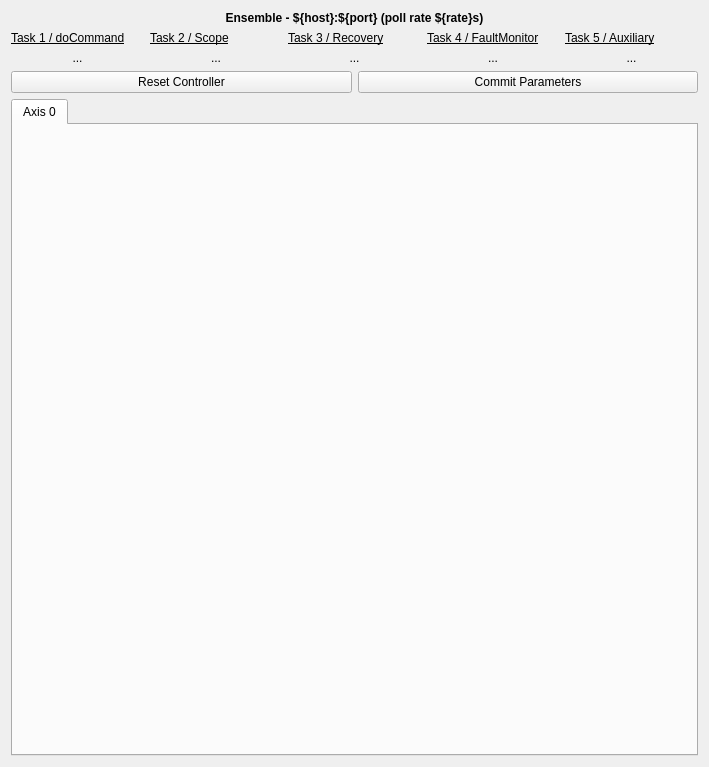
<?xml version="1.0" encoding="UTF-8"?>
<ui version="4.0">
 <class>Form</class>
 <widget class="QWidget" name="Form">
  <property name="geometry">
   <rect>
    <x>0</x>
    <y>0</y>
    <width>709</width>
    <height>767</height>
   </rect>
  </property>
  <property name="minimumSize">
   <size>
    <width>0</width>
    <height>600</height>
   </size>
  </property>
  <property name="windowTitle">
   <string>Form</string>
  </property>
  <layout class="QGridLayout" name="gridLayout_2">
   <item row="1" column="1">
    <widget class="PyDMPushButton" name="PyDMPushButton_3">
     <property name="toolTip">
      <string/>
     </property>
     <property name="whatsThis">
      <string>
    Basic PushButton to send a fixed value.

    The PyDMPushButton is meant to hold a specific value, and send that value
    to a channel when it is clicked, much like the MessageButton does in EDM.
    The PyDMPushButton works in two different modes of operation, first, a
    fixed value can be given to the :attr:`.pressValue` attribute, whenever the
    button is clicked a signal containing this value will be sent to the
    connected channel. This is the default behavior of the button. However, if
    the :attr:`.relativeChange` is set to True, the fixed value will be added
    to the current value of the channel. This means that the button will
    increment a channel by a fixed amount with every click, a consistent
    relative move

    Parameters
    ----------
    parent : QObject, optional
        Parent of PyDMPushButton

    label : str, optional
        String to place on button

    icon : QIcon, optional
        An Icon to display on the PyDMPushButton

    pressValue : int, float, str
        Value to be sent when the button is clicked

    relative : bool, optional
        Choice to have the button perform a relative put, instead of always
        setting to an absolute value

    init_channel : str, optional
        ID of channel to manipulate

    </string>
     </property>
     <property name="text">
      <string>Commit Parameters</string>
     </property>
     <property name="alarmSensitiveBorder" stdset="0">
      <bool>false</bool>
     </property>
     <property name="precisionFromPV" stdset="0">
      <bool>false</bool>
     </property>
     <property name="channel" stdset="0">
      <string>ensemble://${host}:${port}/COMMITPARAMETERS</string>
     </property>
     <property name="showConfirmDialog" stdset="0">
      <bool>true</bool>
     </property>
     <property name="pressValue" stdset="0">
      <string>1</string>
     </property>
    </widget>
   </item>
   <item row="0" column="0" colspan="2">
    <layout class="QGridLayout" name="gridLayout">
     <item row="1" column="3">
      <widget class="QLabel" name="label_4">
       <property name="font">
        <font>
         <underline>true</underline>
        </font>
       </property>
       <property name="text">
        <string>Task 4 / FaultMonitor</string>
       </property>
      </widget>
     </item>
     <item row="0" column="0" colspan="5">
      <widget class="QLabel" name="label_6">
       <property name="font">
        <font>
         <weight>75</weight>
         <bold>true</bold>
         <underline>false</underline>
        </font>
       </property>
       <property name="text">
        <string>Ensemble - ${host}:${port} (poll rate ${rate}s)</string>
       </property>
       <property name="alignment">
        <set>Qt::AlignCenter</set>
       </property>
      </widget>
     </item>
     <item row="1" column="0">
      <widget class="QLabel" name="label">
       <property name="font">
        <font>
         <underline>true</underline>
        </font>
       </property>
       <property name="text">
        <string>Task 1 / doCommand</string>
       </property>
      </widget>
     </item>
     <item row="1" column="2">
      <widget class="QLabel" name="label_3">
       <property name="font">
        <font>
         <underline>true</underline>
        </font>
       </property>
       <property name="text">
        <string>Task 3 / Recovery</string>
       </property>
      </widget>
     </item>
     <item row="1" column="1">
      <widget class="QLabel" name="label_2">
       <property name="font">
        <font>
         <underline>true</underline>
        </font>
       </property>
       <property name="text">
        <string>Task 2 / Scope</string>
       </property>
      </widget>
     </item>
     <item row="1" column="4">
      <widget class="QLabel" name="label_5">
       <property name="font">
        <font>
         <underline>true</underline>
        </font>
       </property>
       <property name="text">
        <string>Task 5 / Auxiliary</string>
       </property>
      </widget>
     </item>
     <item row="2" column="0">
      <widget class="PyDMLabel" name="Task1Status_2">
       <property name="toolTip">
        <string/>
       </property>
       <property name="whatsThis">
        <string/>
       </property>
       <property name="text">
        <string>...</string>
       </property>
       <property name="alignment">
        <set>Qt::AlignCenter</set>
       </property>
       <property name="channel" stdset="0">
        <string>ensemble://${host}:${port}@${rate}/TASKSTATE(1)</string>
       </property>
      </widget>
     </item>
     <item row="2" column="1">
      <widget class="PyDMLabel" name="Task1Status_3">
       <property name="toolTip">
        <string/>
       </property>
       <property name="whatsThis">
        <string/>
       </property>
       <property name="text">
        <string>...</string>
       </property>
       <property name="alignment">
        <set>Qt::AlignCenter</set>
       </property>
       <property name="channel" stdset="0">
        <string>ensemble://${host}:${port}@${rate}/TASKSTATE(2)</string>
       </property>
      </widget>
     </item>
     <item row="2" column="2">
      <widget class="PyDMLabel" name="Task1Status_4">
       <property name="toolTip">
        <string/>
       </property>
       <property name="whatsThis">
        <string/>
       </property>
       <property name="text">
        <string>...</string>
       </property>
       <property name="alignment">
        <set>Qt::AlignCenter</set>
       </property>
       <property name="channel" stdset="0">
        <string>ensemble://${host}:${port}@${rate}/TASKSTATE(3)</string>
       </property>
      </widget>
     </item>
     <item row="2" column="3">
      <widget class="PyDMLabel" name="Task1Status_5">
       <property name="toolTip">
        <string/>
       </property>
       <property name="whatsThis">
        <string/>
       </property>
       <property name="text">
        <string>...</string>
       </property>
       <property name="alignment">
        <set>Qt::AlignCenter</set>
       </property>
       <property name="channel" stdset="0">
        <string>ensemble://${host}:${port}@${rate}/TASKSTATE(4)</string>
       </property>
      </widget>
     </item>
     <item row="2" column="4">
      <widget class="PyDMLabel" name="Task1Status_6">
       <property name="toolTip">
        <string/>
       </property>
       <property name="whatsThis">
        <string/>
       </property>
       <property name="text">
        <string>...</string>
       </property>
       <property name="alignment">
        <set>Qt::AlignCenter</set>
       </property>
       <property name="channel" stdset="0">
        <string>ensemble://${host}:${port}@${rate}/TASKSTATE(5)</string>
       </property>
      </widget>
     </item>
    </layout>
   </item>
   <item row="2" column="0" colspan="2">
    <widget class="QTabWidget" name="tabWidget">
     <property name="sizePolicy">
      <sizepolicy hsizetype="Expanding" vsizetype="Expanding">
       <horstretch>0</horstretch>
       <verstretch>0</verstretch>
      </sizepolicy>
     </property>
     <property name="currentIndex">
      <number>0</number>
     </property>
     <widget class="QWidget" name="axis0">
      <attribute name="title">
       <string>Axis 0</string>
      </attribute>
      <layout class="QGridLayout" name="gridLayout_3">
       <item row="0" column="0">
        <widget class="PyDMEmbeddedDisplay" name="Axis1Status">
         <property name="toolTip">
          <string/>
         </property>
         <property name="whatsThis">
          <string>
    A QFrame capable of rendering a PyDM Display

    Parameters
    ----------
    parent : QWidget
        The parent widget for the Label

    </string>
         </property>
         <property name="macros" stdset="0">
          <string>{&quot;axis&quot;: &quot;@0&quot;}</string>
         </property>
         <property name="filename" stdset="0">
          <string>ensemble_axis.ui</string>
         </property>
        </widget>
       </item>
      </layout>
     </widget>
    </widget>
   </item>
   <item row="1" column="0">
    <widget class="PyDMPushButton" name="Reset">
     <property name="toolTip">
      <string/>
     </property>
     <property name="text">
      <string>Reset Controller</string>
     </property>
     <property name="alarmSensitiveBorder" stdset="0">
      <bool>false</bool>
     </property>
     <property name="precisionFromPV" stdset="0">
      <bool>false</bool>
     </property>
     <property name="channel" stdset="0">
      <string>ensemble://${host}:${port}/RESET</string>
     </property>
     <property name="showConfirmDialog" stdset="0">
      <bool>true</bool>
     </property>
     <property name="pressValue" stdset="0">
      <string>1</string>
     </property>
    </widget>
   </item>
  </layout>
 </widget>
 <customwidgets>
  <customwidget>
   <class>PyDMLabel</class>
   <extends>QLabel</extends>
   <header>pydm.widgets.label</header>
  </customwidget>
  <customwidget>
   <class>PyDMEmbeddedDisplay</class>
   <extends>QFrame</extends>
   <header>pydm.widgets.embedded_display</header>
  </customwidget>
  <customwidget>
   <class>PyDMPushButton</class>
   <extends>QPushButton</extends>
   <header>pydm.widgets.pushbutton</header>
  </customwidget>
 </customwidgets>
 <resources/>
 <connections/>
</ui>
